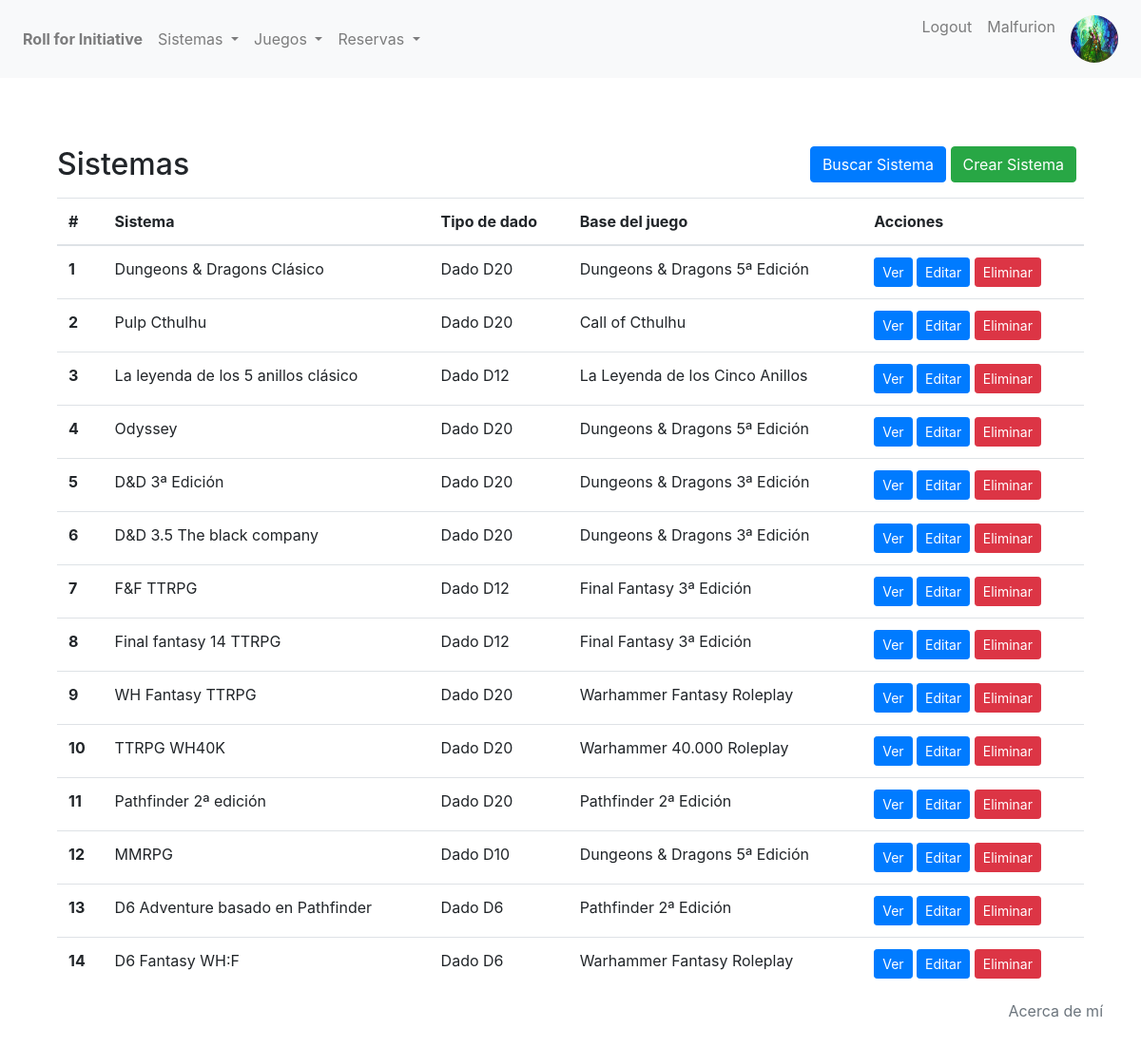
Page /partidas/sistema/list/ (signed in) on the committed database.
### partidas/models.py (models this page shows, shortened)
class Avatar(models.Model):
    user = models.OneToOneField(User, on_delete=models.CASCADE, related_name="avatar")
    image = models.ImageField(upload_to="avatars/")

class Sistema(models.Model):
    nombre = models.CharField(max_length=100)
    dado = models.CharField(
        max_length=6,
        choices=Dado.choices,
        default=Dado.D20
        )
    base = models.CharField(
        max_length=6,
        choices=Base.choices,
        default=Base.DND5E
        )
    descripcion = models.CharField(max_length=500)

### partidas/views.py (the view)
# urls.py: path("sistema/list/", SistemaListView.as_view(), name="sistema-list"),
class SistemaListView(LoginRequiredMixin, ListView):
    model = Sistema
    template_name = "partidas/vbc/sistema-list.html"
    context_object_name = "todos_los_sistemas"

### partidas/templates/partidas/vbc/sistema-list.html (shortened to what this page needs)
{% extends 'partidas/base.html' %}
{% block content %}
<section class="py-5">
    <div class="container">
        <div class="d-flex justify-content-between align-items-center mb-3">
            <div>
                <h2 class="mb-0">Sistemas</h2>
            </div>
            <div>
                <a href="{% url 'sistema-search' %}" class="btn btn-primary">Buscar Sistema</a>
                <a href="{% url 'sistema-create' %}" class="btn btn-success mr-2">Crear Sistema</a>
            </div>
        </div>
        <table class="table">
            <thead>
                <tr>
                    <th scope="col">#</th>
                    <th scope="col">Sistema</th>
                    <th scope="col">Tipo de dado</th>
                    <th scope="col">Base del juego</th>
                    <th scope="col">Acciones</th>
                </tr>
            </thead>
            <tbody>
                {% if todos_los_sistemas %}
                {% for sistema in todos_los_sistemas %}
                <tr>
                    <th scope="row">{{ forloop.counter }}</th>
                    <td>{{ sistema.nombre }}</td>
                    <td>{{ sistema.get_dado_display }}</td>
                    <td>{{ sistema.get_base_display }}</td>
                    <td>
                        <a href="{% url 'sistema-detail' sistema.id %}" class="btn btn-primary btn-sm">Ver</a>
                        <a href="{% url 'sistema-update' sistema.id %}" class="btn btn-primary btn-sm">Editar</a>
                        <a href="{% url 'sistema-delete' sistema.id %}" class="btn btn-danger btn-sm">Eliminar</a>
                    </td>
                    {% endfor %}
                </tr>
                {% else %}
                <tr>
                    <td colspan="7">No hay Sistemas disponibles.</td>
                </tr>
                {% endif %}
            </tbody>
        </table>
    </div>
</section>
{% endblock %}

### partidas/templates/partidas/base.html (shortened to what this page needs)
{% load static %}
<!DOCTYPE html>
<html lang="en">
<head>
    <link rel="stylesheet" href="{% static 'partidas/css/bootstrap.css' %}">
</head>
<body>
    <nav class="navbar navbar-expand-lg navbar-light bg-light">
        <div class="collapse navbar-collapse" id="navbarNav">
            <ul class="navbar-nav">
                <li class="nav-item">
                    <a class="nav-link font-weight-bold" href="{% url 'home' %}">Roll for Initiative</a>
                </li>
                {% if user.is_authenticated %}
                <li class="nav-item dropdown">
                    <a class="nav-link dropdown-toggle" href="#" id="navbarDropdownMenuLinkSistema" role="button" data-toggle="dropdown" aria-haspopup="true" aria-expanded="false">
                        Sistemas
                    </a>
                </li>
                <li class="nav-item dropdown">
                    <a class="nav-link dropdown-toggle" href="#" id="navbarDropdownMenuLinkJuego" role="button" data-toggle="dropdown" aria-haspopup="true" aria-expanded="false">
                        Juegos
                    </a>
                </li>
                <li class="nav-item dropdown">
                    <a class="nav-link dropdown-toggle" href="#" id="navbarDropdownMenuLinkReserva" role="button" data-toggle="dropdown" aria-haspopup="true" aria-expanded="false">
                        Reservas
                    </a>
                </li>
                {% endif %}
            </ul>
            <ul class="navbar-nav ml-auto">
                {% if user.is_authenticated %}
                    <li class="nav-item">
                        <a class="nav-link" href="{% url 'logout' %}">Logout</a>
                    </li>
                    <li class="nav-item">
                        <a class="nav-link" href="{% url 'editar-perfil' %}">{{ user }}</a>
                    </li>
                    <li class="nav-item">
                        {% if user.avatar.image %}
                        <a href="{% url 'avatar-add' %}" class="nav-link d-inline-flex align-items-center">
                            <img src="{{ user.avatar.image.url }}" alt="Avatar" style="height: 50px; width: 50px; border-radius: 50%;">
                        </a>
                        {% else %}
                        <li class="nav-item">
                            <a href="{% url 'avatar-add' %}" class="nav-link">Añadir Avatar</a>
                        </li>
                        {% endif %}
                    </li>
                {% endif %}
                <li>
                    <a href="{% url 'about' %}" class="about-btn">Acerca de mí</a>
                </li>
            </ul>
        </div>
    </nav>
    <div class="container mt-4">
        {% block content %}{% endblock content %}
    </div>
</body>
</html>

### partidas/templates/partidas/base.html (style rules this page uses)
.about-btn { position: fixed; bottom: 20px; right: 20px; z-index: 9999; color: #6c757d; padding: 10px 20px; border-radius: 5px; cursor: pointer; }

### rows in the picture
Sistema: nombre "Dungeons & Dragons Clásico", dado "Dado D20", base "Dungeons & Dragons 5ª Edición"
Sistema: nombre "Pulp Cthulhu", dado "Dado D20", base "Call of Cthulhu"
Sistema: nombre "La leyenda de los 5 anillos clásico", dado "Dado D12", base "La Leyenda de los Cinco Anillos"
Sistema: nombre "Odyssey", dado "Dado D20", base "Dungeons & Dragons 5ª Edición"
Sistema: nombre "D&D 3ª Edición", dado "Dado D20", base "Dungeons & Dragons 3ª Edición"
Sistema: nombre "D&D 3.5 The black company", dado "Dado D20", base "Dungeons & Dragons 3ª Edición"
Sistema: nombre "F&F TTRPG", dado "Dado D12", base "Final Fantasy 3ª Edición"
Sistema: nombre "Final fantasy 14 TTRPG", dado "Dado D12", base "Final Fantasy 3ª Edición"
Sistema: nombre "WH Fantasy TTRPG", dado "Dado D20", base "Warhammer Fantasy Roleplay"
Sistema: nombre "TTRPG WH40K", dado "Dado D20", base "Warhammer 40.000 Roleplay"
Sistema: nombre "Pathfinder 2ª edición", dado "Dado D20", base "Pathfinder 2ª Edición"
Sistema: nombre "MMRPG", dado "Dado D10", base "Dungeons & Dragons 5ª Edición"
Sistema: nombre "D6 Adventure basado en Pathfinder", dado "Dado D6", base "Pathfinder 2ª Edición"
Sistema: nombre "D6 Fantasy WH:F", dado "Dado D6", base "Warhammer Fantasy Roleplay"

### other values in the picture
{{ user }} "Malfurion"
